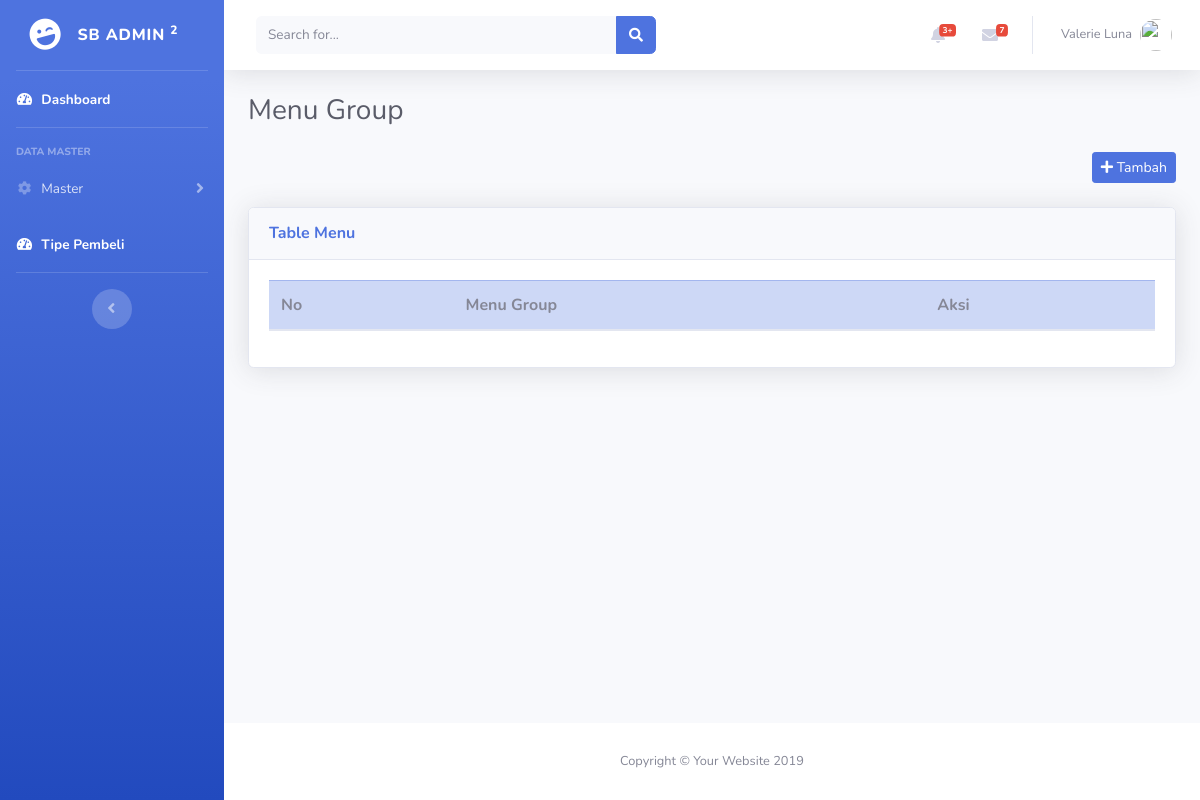
The page /index.php/admin/menu on the database as committed earlier.
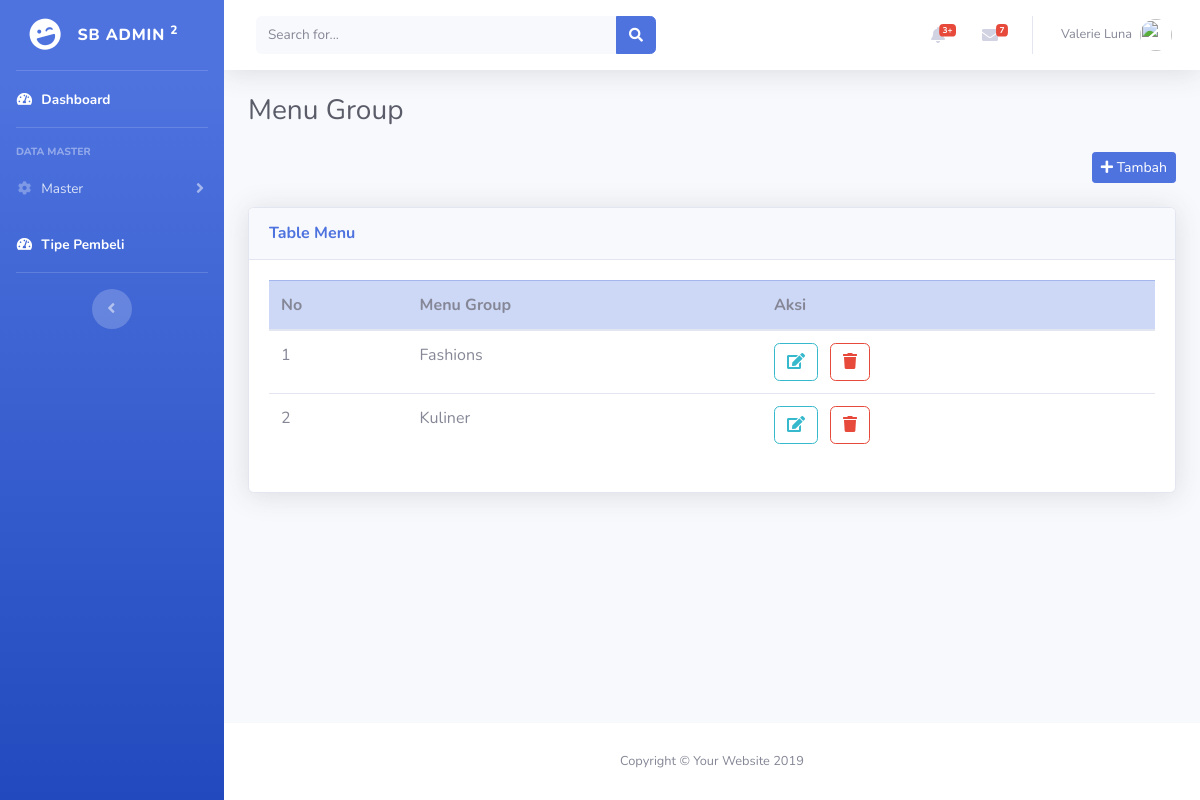
The same page on the database as committed later.
### tables this page shows
CREATE TABLE `menu_grup` (
  `id_menu` int(2) NOT NULL,
  `nama` varchar(20) NOT NULL
);

### application/controllers/admin/Menu.php (called while the page is built, shortened)
<?php
class Menu extends CI_Controller
{
    public function __construct()
    {
        $this->load->library('form_validation');
        $this->load->model('ModelApp');
    }
    public function index()
    {
        $data['title'] = 'Menu';
        $select = '*';
        $tbl = 'menu_grup';
        $data['menu'] = $this->ModelApp->getData($select, $tbl)->result_array();
        $this->load->view('backend/menu/menu', $data);
    }
}

### index.php (called while the page is built, shortened)
<?php
require_once BASEPATH.'core/CodeIgniter.php';

### application/models/ModelApp.php (called while the page is built, shortened)
<?php
class ModelApp extends CI_Model
{
    public function getData($select, $tbl, $where = null, $order = null, $order_by = null, $limit = null, $offset = null)
    {
        $this->db->select($select);
        $this->db->from($tbl);
        return $this->db->get();
    }
}

### application/views/backend/menu/menu.php (the view, shortened to what this page needs)
<div class="container-fluid">
  <div class="d-sm-flex align-items-center justify-content-between mb-4">
    <h1 class="h3 mb-0 text-gray-800">Menu Group</h1>
  </div>
  <div class="row my-4">
    <div class="col-sm-12">
      <a href="<?= base_url('admin/menu/tambah') ?>" class="btn btn-sm btn-primary float-right"><span class="fa fa-plus"></span> Tambah</a>
    </div>
  </div>
  <div class="row">
    <div class="col-lg-12">
      <div class="card shadow mb-4">
        <div class="card-header py-3 d-flex flex-row align-items-center justify-content-between">
          <h6 class="m-0 font-weight-bold text-primary">Table Menu</h6>
        </div>
        <div class="card-body">
          <div class="responsive">
            <table class="table table-hover">
              <thead class="table-primary">
                <th>No</th>
                <th>Menu Group</th>
                <th>Aksi</th>
              </thead>
              <tbody>
                <?php $no = 1;
                foreach ($menu as $key => $value) { ?>
                  <tr>
                    <td><?= $no ?></td>
                    <td><?= $value['nama'] ?></td>
                    <td>
                      <a href="<?= base_url('admin/menu/ubah/' . $value['id_menu']) ?>" class="btn btn-outline-info"><span class="fa fa-edit"></span></a>
                      <button class="btn btn-outline-danger mx-2" onclick="deleteData('<?= base_url('admin/menu/hapus/' . $value['id_menu']) ?>','Hapus')"><span class="fa fa-trash"></span></button>
                    </td>
                  </tr>
                <?php $no++;
                } ?>
              </tbody>
            </table>
          </div>
        </div>
      </div>
    </div>
  </div>
</div>

Rows that differ between the two databases and show on the page:
added menu_grup: nama "Fashions"
added menu_grup: nama "Kuliner"
